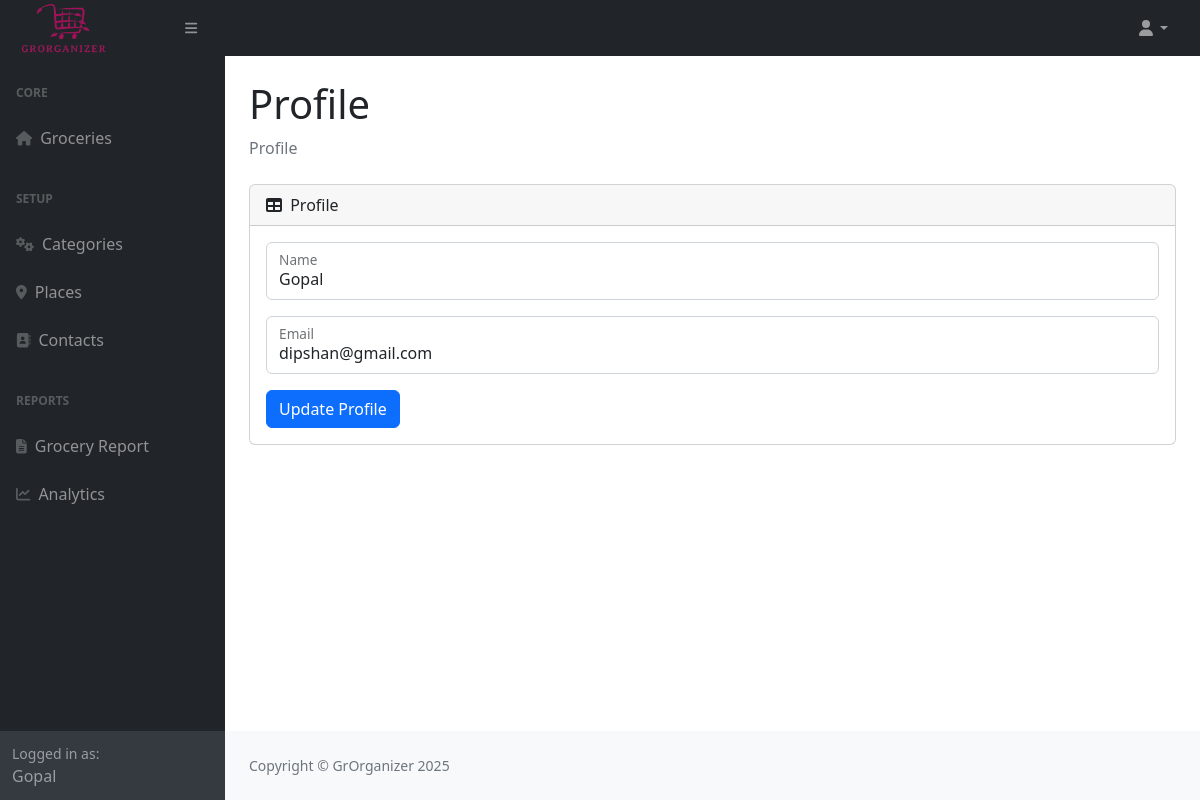
Screenshot of /profile (signed in) with the database file from the repository.
### tables this page shows
CREATE TABLE users (
    id INTEGER PRIMARY KEY AUTOINCREMENT,
    email TEXT NOT NULL UNIQUE,
    name TEXT NOT NULL,
    password TEXT NOT NULL,
    created_at DATETIME DEFAULT CURRENT_TIMESTAMP,
    updated_at DATETIME DEFAULT CURRENT_TIMESTAMP
, reset_token TEXT, reset_token_expiry DATETIME);

### app.py (the view, shortened to what this page needs)
@app.route("/profile", methods=["GET", "POST"])
@login_required
def profile():
    users = db.execute("SELECT * FROM users where id = ?", session.get("user_id"))
    if len(users) != 1:
        return apology("User not found", 400)
    if request.method == "GET":
        return render_template("auth/profile.html", user=users[0])

### helpers.py (called while the page is built)
def login_required(f):
    @wraps(f)
    def decorated_function(*args, **kwargs):
        if session.get("user_id") is None:
            return redirect("/")
        return f(*args, **kwargs)
    return decorated_function

### templates/auth/profile.html (shortened to what this page needs)
{% extends "layout.html" %}
{% block content %}
<main>
    <div class="container-fluid px-4">
        <h1 class="mt-4">Profile</h1>
        <ol class="breadcrumb mb-4">
            <li class="breadcrumb-item active">Profile</li>
        </ol>
        <div class="card mb-4">
            <div class="card-header">
                <i class="fas fa-table me-1"></i>
                Profile
            </div>
            <div class="card-body">
                <form method="post" action="/profile">
                    <div class="form-floating mb-3">
                        <input class="form-control" id="name" type="text" name="name" value="{{user.name}}" />
                        <label for="inputPassword">Name</label>
                    </div>
                    <div class="form-floating mb-3">
                        <input class="form-control" id="email" type="email" name="email" value="{{user.email}}" />
                        <label for="inputOldPassword">Email</label>
                    </div>
                    <button type="submit" class="btn btn-primary">Update Profile</button>
                </form>
            </div>
        </div>
    </div>
</main>
{% endblock content %}

### templates/theme/sidebar.html
<div id="layoutSidenav_nav">
    <nav class="sb-sidenav accordion sb-sidenav-dark" id="sidenavAccordion">
      <div class="sb-sidenav-menu">
        <div class="nav">
          <div class="sb-sidenav-menu-heading">Core</div>
          <a class="nav-link" href="/dashboard">
            <div class="sb-nav-link-icon">
              <i class="fas fa-home"></i>
            </div>
            Groceries
          </a>
          <div class="sb-sidenav-menu-heading">Setup</div>
          <a class="nav-link" href="/categories">
            <div class="sb-nav-link-icon">
              <i class="fas fa-cogs"></i>
            </div>
            Categories
          </a>
          <a class="nav-link" href="/places">
            <div class="sb-nav-link-icon">
              <i class="fas fa-map-marker-alt"></i>
            </div>
            Places
          </a>
          <a class="nav-link" href="/contacts">
            <div class="sb-nav-link-icon">
              <i class="fas fa-address-book"></i>
            </div>
            Contacts
          </a>
          <div class="sb-sidenav-menu-heading">Reports</div>
          <a class="nav-link" href="/reports">
            <div class="sb-nav-link-icon">
              <i class="fas fa-file-alt"></i>
            </div>
            Grocery Report
          </a>
          <a class="nav-link" href="/analytics">
            <div class="sb-nav-link-icon"><i class="fas fa-chart-line"></i></div>
            Analytics
          </a>
        </div>
      </div>
      <div class="sb-sidenav-footer">
        <div class="small">Logged in as:</div>
        {{ session["user_name"] }}
      </div>
    </nav>
  </div>

### rows the page displays
users: user_name "Gopal", name "Gopal", email "dipshan@gmail.com"
